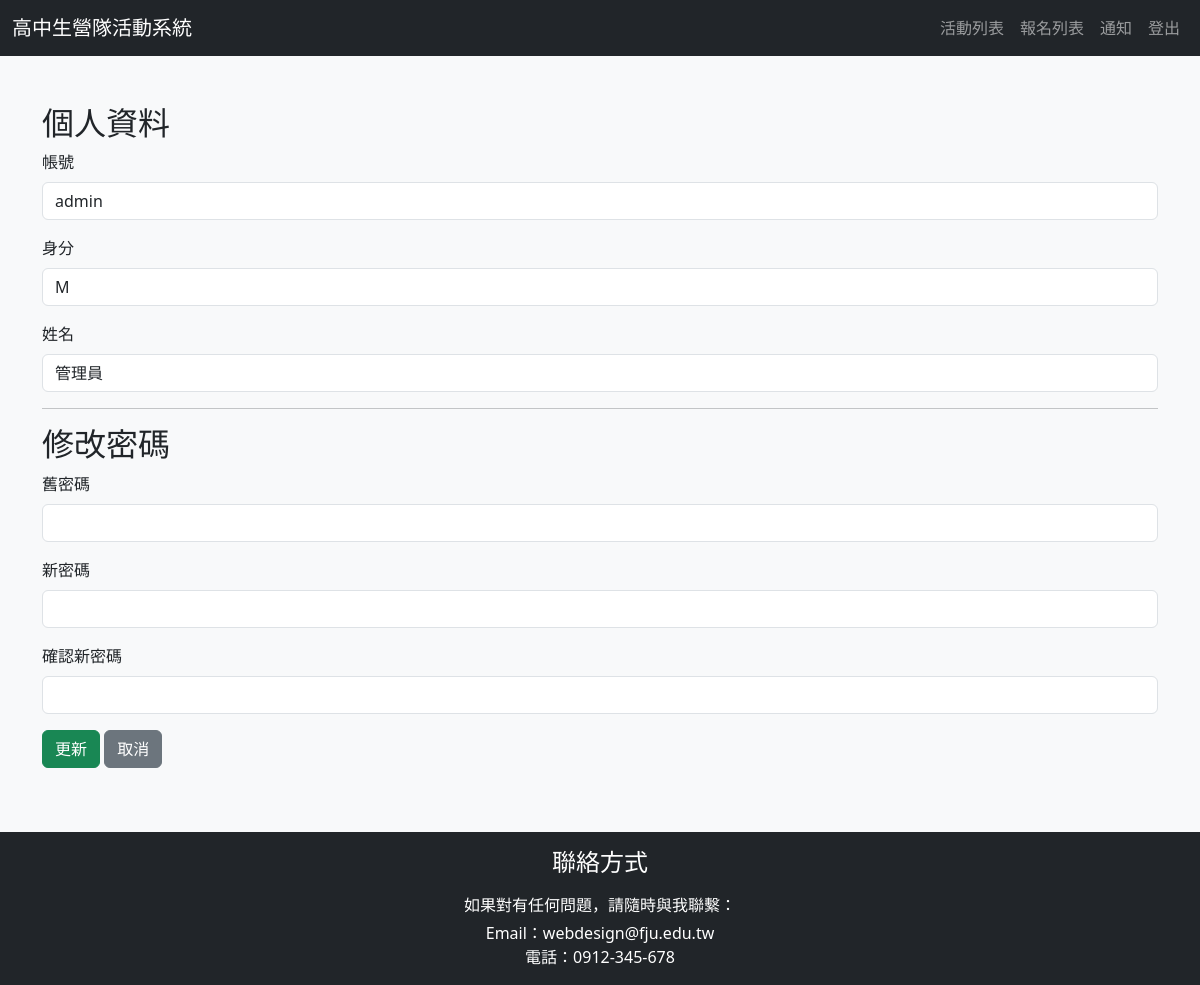
The app's page /personal.php (signed in) with its own data.
### tables this page shows
CREATE TABLE `user` (
  `account` varchar(20) NOT NULL,
  `password` varchar(20) NOT NULL,
  `name` varchar(20) NOT NULL,
  `role` char(1) NOT NULL DEFAULT 'U',
  `created_at` datetime NOT NULL DEFAULT CURRENT_TIMESTAMP
);

### personal.php (the view, shortened to what this page needs)
<?php
include "header.php";
$servername = "localhost:3307";
$dbname = "practice";
$username = "root";
$conn = new mysqli($servername, $username, "", $dbname);
$user = $_SESSION['account'];
$stmt = $conn->prepare("SELECT * FROM user WHERE account=?");
$stmt->bind_param("s", $user);
$stmt->execute();
$result = $stmt->get_result();
$row = $result->fetch_assoc();
?>
<div class="container my-5">
    <h2>個人資料</h2>
    <form method="post">
        <div class="mb-3">
            <label for="account" class="form-label">帳號</label>
            <input type="text" class="form-control" id="account" value="<?php echo htmlspecialchars($row['account']); ?>" readonly>
        </div>
        <div class="mb-3">
            <label for="role" class="form-label">身分</label>
            <input type="text" class="form-control" id="role" value="<?php echo htmlspecialchars($row['role']); ?>" readonly>
        </div>
        <div class="mb-3">
            <label for="name" class="form-label">姓名</label>
            <input type="text" class="form-control" id="name" name="name" value="<?php echo htmlspecialchars($row['name']); ?>" required>
        </div>
        <hr>
        <h2>修改密碼</h2>
        <div class="mb-3">
            <label for="old_password" class="form-label">舊密碼</label>
            <input type="password" class="form-control" id="old_password" name="old_password" autocomplete="off">
        </div>
        <div class="mb-3">
            <label for="new_password" class="form-label">新密碼</label>
            <input type="password" class="form-control" id="new_password" name="new_password" autocomplete="off">
        </div>
        <div class="mb-3">
            <label for="confirm_password" class="form-label">確認新密碼</label>
            <input type="password" class="form-control" id="confirm_password" name="confirm_password" autocomplete="off">
        </div>
        <button type="submit" class="btn btn-success">更新</button>
        <a href="index.php" class="btn btn-secondary">取消</a>
    </form>
</div>
<?php include "footer.php"; ?>

### records on screen
user: account "admin", role "M", name "管理員"

### other values on screen
$login_text "登出"
